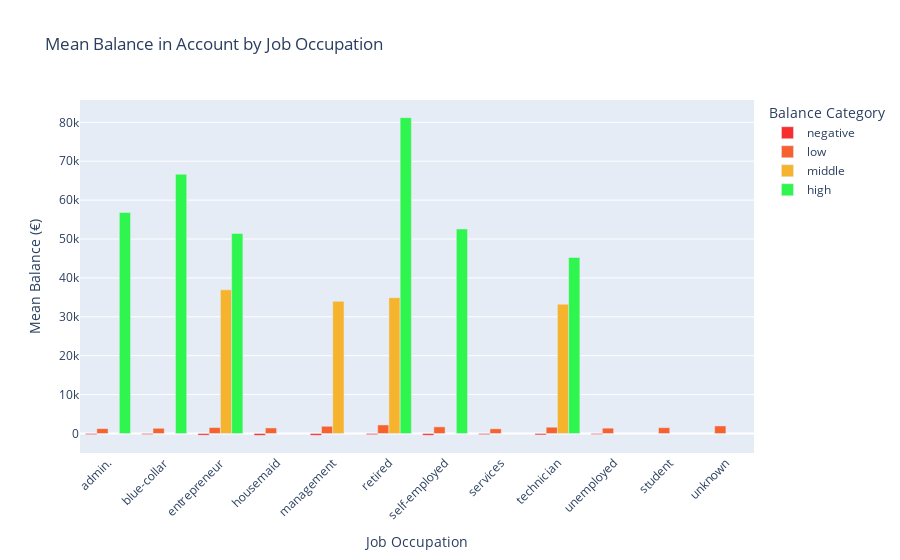

Notebook code for this chart:
### Code cell
df_copy = df.copy()
df_copy["balance_status"] = np.nan
df_copy["balance_status"] = df_copy["balance_status"].astype(object)

lst = [df_copy]
for col in lst:
  col.loc[col["balance"] < 0, "balance_status"] = "negative"
  col.loc[(col["balance"] >= 0) & (col["balance"] <= 30000), "balance_status"] = "low"
  col.loc[(col["balance"] > 30000) & (col["balance"] <= 40000), "balance_status"] = "middle"
  col.loc[col["balance"] > 40000, "balance_status"] = "high"

negative = df_copy["balance"].loc[df_copy["balance_status"] == "negative"].values.tolist()
low = df_copy["balance"].loc[df_copy["balance_status"] == "low"].values.tolist()
middle = df_copy["balance"].loc[df_copy["balance_status"] == "middle"].values.tolist()
high = df_copy["balance"].loc[df_copy["balance_status"] == "high"].values.tolist()

# Get the average by occupation in each balance category
job_balance = df_copy.groupby(['job', 'balance_status'])['balance'].mean().reset_index()
balance_status_order = ['negative', 'low', 'middle', 'high']
job_balance['balance_status'] = pd.Categorical(job_balance['balance_status'], categories=balance_status_order, ordered=True)
job_balance = job_balance.sort_values(['job', 'balance_status'])

fig = px.bar(
    job_balance, 
    x='job', 
    y='balance',
    category_orders={"balance_status": balance_status_order},
    color='balance_status', 
    barmode='group',
    title='Mean Balance in Account by Job Occupation',
    labels={'balance': 'Mean Balance (€)', 'job': 'Job Occupation', 'balance_status': 'Balance Category'},
    color_discrete_map={
        'negative': 'rgb(246, 46, 46)', 
        'low': 'rgb(246, 97, 46)', 
        'middle': 'rgb(246, 179, 46)', 
        'high': 'rgb(46, 246, 78)'
    }
)

# Customize the layout
fig.update_layout(
  legend_title_text='Balance Category',
  xaxis_tickangle=-45,
  yaxis_title='Mean Balance (€)',
  font=dict(size=12),
  legend=dict(font=dict(size=12)),
)

fig.show()

# Changed from Janio Martinez Bachmann's code

### Figure 1 — Plotly figure (JSON) as saved in the notebook; plotly's stock layout.template omitted (floating-point values rounded to 4 significant figures)
{"data": [{"alignmentgroup": "True", "hovertemplate": "Balance Category=negative<br>Job Occupation=%{x}<br>Mean Balance (€)=%{y}<extra></extra>", "legendgroup": "negative", "marker": {"color": "rgb(246, 46, 46)", "pattern": {"shape": ""}}, "name": "negative", "offsetgroup": "negative", "orientation": "v", "showlegend": true, "textposition": "auto", "type": "bar", "x": ["admin.", "blue-collar", "entrepreneur", "housemaid", "management", "retired", "self-employed", "services", "technician", "unemployed"], "xaxis": "x", "y": [-272.9, -255.7, -422.8, -474.1, -448.3, -296.2, -440.9, -283.1, -363.7, -231.4], "yaxis": "y"}, {"alignmentgroup": "True", "hovertemplate": "Balance Category=low<br>Job Occupation=%{x}<br>Mean Balance (€)=%{y}<extra></extra>", "legendgroup": "low", "marker": {"color": "rgb(246, 97, 46)", "pattern": {"shape": ""}}, "name": "low", "offsetgroup": "low", "orientation": "v", "showlegend": true, "textposition": "auto", "type": "bar", "x": ["admin.", "blue-collar", "entrepreneur", "housemaid", "management", "retired", "self-employed", "services", "student", "technician", "unemployed", "unknown"], "xaxis": "x", "y": [1256.0, 1344.0, 1522.0, 1429.0, 1854.0, 2204.0, 1710.0, 1209.0, 1501.0, 1616.0, 1378.0, 1945.0], "yaxis": "y"}, {"alignmentgroup": "True", "hovertemplate": "Balance Category=middle<br>Job Occupation=%{x}<br>Mean Balance (€)=%{y}<extra></extra>", "legendgroup": "middle", "marker": {"color": "rgb(246, 179, 46)", "pattern": {"shape": ""}}, "name": "middle", "offsetgroup": "middle", "orientation": "v", "showlegend": true, "textposition": "auto", "type": "bar", "x": ["entrepreneur", "management", "retired", "technician"], "xaxis": "x", "y": [36935, 33980.0, 34906, 33257], "yaxis": "y"}, {"alignmentgroup": "True", "hovertemplate": "Balance Category=high<br>Job Occupation=%{x}<br>Mean Balance (€)=%{y}<extra></extra>", "legendgroup": "high", "marker": {"color": "rgb(46, 246, 78)", "pattern": {"shape": ""}}, "name": "high", "offsetgroup": "high", "orientation": "v", "showlegend": true, "textposition": "auto", "type": "bar", "x": ["admin.", "blue-collar", "entrepreneur", "retired", "self-employed", "technician"], "xaxis": "x", "y": [56831, 66653, 51439, 81204, 52587, 45248], "yaxis": "y"}], "layout": {"barmode": "group", "font": {"size": 12}, "legend": {"font": {"size": 12}, "title": {"text": "Balance Category"}, "tracegroupgap": 0}, "title": {"text": "Mean Balance in Account by Job Occupation"}, "xaxis": {"anchor": "y", "domain": [0, 1], "tickangle": -45, "title": {"text": "Job Occupation"}}, "yaxis": {"anchor": "x", "domain": [0, 1], "title": {"text": "Mean Balance (€)"}}}}
